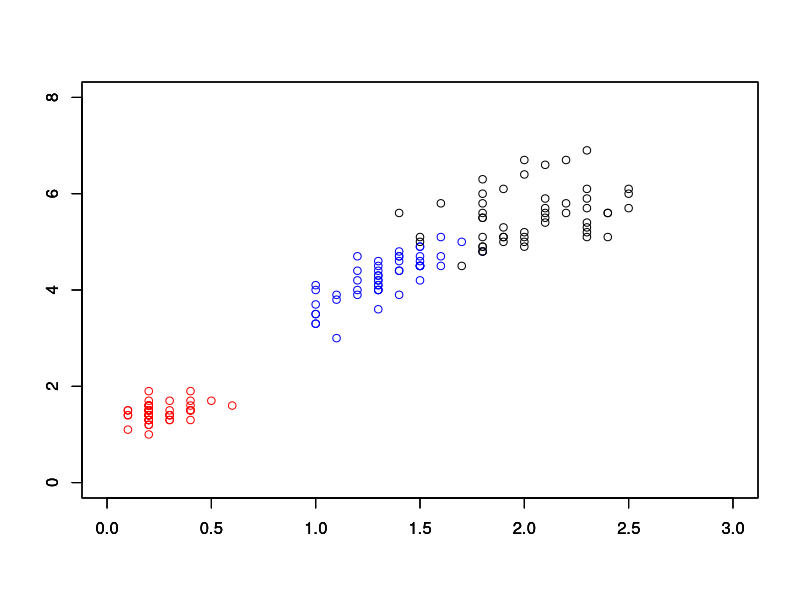

Source code (R):
rm(list = ls())
data(iris)

# 1 variavel
#plot(iris$Petal.Width[1:50],matrix(0,ncol=1,nrow=50),xlim=c(0,3),col='red',xlab='',ylab='')
#par(new=T)
#plot(iris$Petal.Width[51:100],matrix(0,ncol=1,nrow=50),xlim=c(0,3),col='blue',xlab='',ylab='')
#par(new=T)
#plot(iris$Petal.Width[101:150],matrix(0,ncol=1,nrow=50),xlim=c(0,3),col='black',xlab='',ylab='')

# 2 variaveis
data(iris)
plot(iris$Petal.Width[1:50],iris$Petal.Length[1:50],xlim=c(0,3),ylim=c(0,8),col='red',xlab='',ylab='')
par(new=T)
plot(iris$Petal.Width[51:100],iris$Petal.Length[51:100],xlim=c(0,3),ylim=c(0,8),col='blue',xlab='',ylab='')
par(new=T)
plot(iris$Petal.Width[101:150],iris$Petal.Length[101:150],xlim=c(0,3),ylim=c(0,8),col='black',xlab='',ylab='')